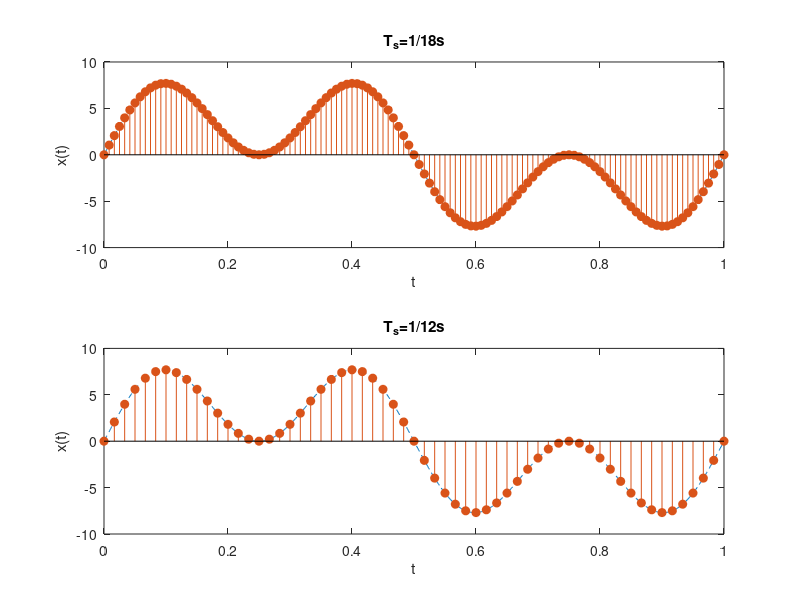
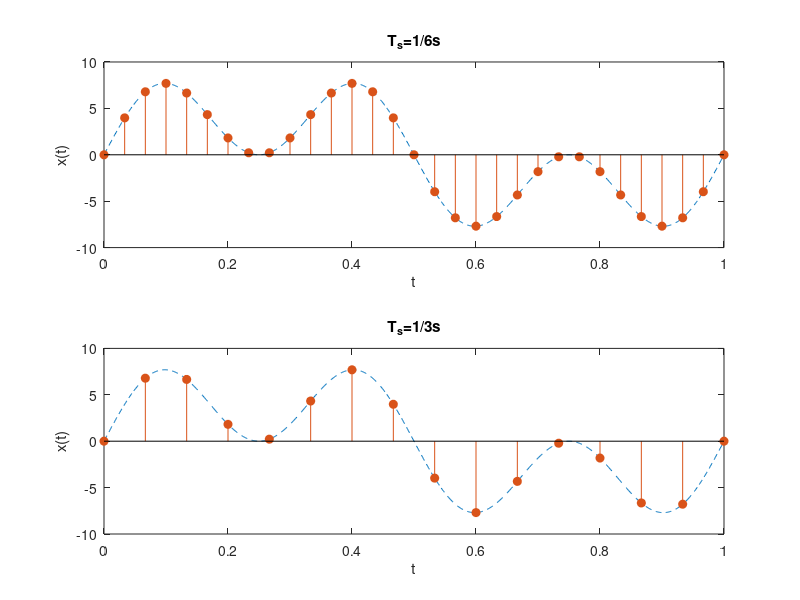
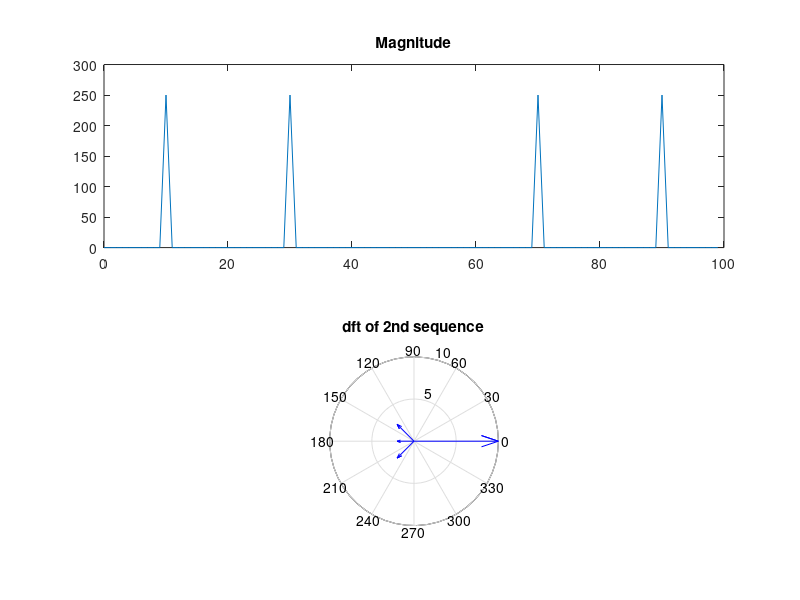
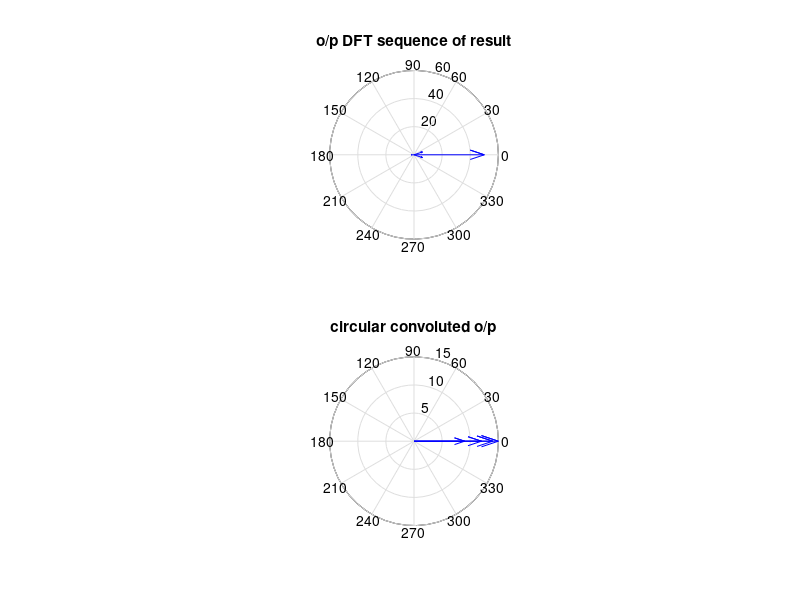

Write MATLAB code to recreate these figures, in order. (Note: this script raises an error after producing the figures.)
clc;
close all;
% input('Enter x(n):\n');
x=[1 2 2 0]
% input('Enter h(n):\n');
h=[1 2 3 4]
m=length(x);%length of sequence x(n)
n=length(h);%length of sequence h(n)
N=max(m,n);%length of output sequence y(n)
%For equating both sequence length
x=[x,zeros(1,N-m)];
h=[h,zeros(1,N-n)];
n=0:N-1
X=fft(x);%DFT of sequence x(n)
H=fft(h);%DFT of sequence h(n)
%performing element-wise multiplication
Y=X.*H;%DFT of output sequence y(n)
y=ifft(Y);%IDFT of Y(k)
subplot(311)
disp('First Sequence x(n) is:')
disp(x)
stem(n,x)
xlabel('n')
ylabel('x(n)')
title('First Sequence')
grid on;
subplot(312)
disp('Second Sequence h(n) is:')
disp(h)
stem(n,h)
xlabel('n')
ylabel('h(n)')
title('Second Sequence')
grid on;
subplot(313)
disp('Convoluted Sequence Y(n) is:')
disp(y)
stem(n,y)
xlabel('n')
ylabel('Y(n)')
title('Circular Convoluted Sequence')
grid on;
%2
clc
clear all
close all
x=[1 2 2 0];
y=[1 2 3 4];
c=cconv(x,y,4)



%Method 2: Circular convolution using DFT and IDFT:
clc
close all;
clear all;
% x=input('enter the value of first input sequence');
x=[1 2 2 0];
disp('1st i/p sequence is');
disp(x);
% h=input('enter the values of 2nd dft sequence');
h=[1 2 3 4];
disp('2nd i/p sequence is');
disp(h);
lx=length(x);
lh=length(h);
N=max(lx,lh);
xx=[x zeros(N-lx)];
HH=[h zeros(N-lh)];
W=zeros(N,N);
for n=0:N-1
for k=0:N-1
W(n+1,k+1)=exp(-i*2*pi*n*k/N);
end;
end;
X=W*xx.';
H=W*HH.';
disp('DFT of 1st sequence is');
disp(X.');
disp('DFT of 2nd sequence is');
disp(H.');
figure
subplot(2,1,1);
stem(x);
title('1st i/p sequence');
subplot(2,1,2);
compass(X);
title('dft of 1st sequence');
figure
subplot(2,1,1);
stem(h);
title('2nd i/p sequence');
subplot(2,1,2);
compass(H);
title('dft of 2nd sequence');
YY=X.*H;
w=zeros(N,N);
for n=0:N-1
for k=0:N-1
w(n+1,k+1)=exp(i*2*pi*n*k/N);
end;
end;
B=w*YY;
Y=B/N;
disp('Dft of o/p sequence is');
disp(YY.');
disp('IDFT of o/p sequence is');
disp(Y.');
figure
subplot(2,1,1)
compass(YY);
title('o/p DFT sequence of result');
subplot(2,1,2);
compass(Y);
title('circular convoluted o/p');

%3
clc
clear all;
close all;
t = 0:1e-3:1000e-3;
y0 = 5*sin(2*pi*t)+5*sin(6*pi*t);
figure(1),
subplot(2,1,1),plot(t,y0,'--');
xlabel('t');ylabel('x(t)'),hold on
subplot(2,1,2),plot(t,y0,'--');
xlabel('t');ylabel('x(t)'),hold on
figure(2),
subplot(2,1,1),plot(t,y0,'--');
xlabel('t');ylabel('x(t)'),hold on
subplot(2,1,2),plot(t,y0,'--');
xlabel('t');ylabel('x(t)'),hold on
t1 = 0:1/120:1000e-3; % (a) Ts = 1/18s;
y1 = 5*sin(2*pi*t1)+5*sin(6*pi*t1);
figure(1)
subplot(2,1,1),stem(t1,y1,'fill');
title('T_s=1/18s'),hold off
t2 = 0:1/60:1000e-3; % (b) Ts = 1/12s;
y2 = 5*sin(2*pi*t2)+5*sin(6*pi*t2);
figure(1)
subplot(2,1,2),stem(t2,y2,'fill');
title('T_s=1/12s'),hold off
t3 = 0:1/30:1000e-3; % (c) Ts = 1/6s;
y3 = 5*sin(2*pi*t3)+5*sin(6*pi*t3);
figure(2)
subplot(2,1,1),stem(t3,y3,'fill');
title('T_s=1/6s'),hold off
t4 = 0:1/15:1000e-3; % (d) Ts = 1/3s;
y4 = 5*sin(2*pi*t4)+5*sin(6*pi*t4);
figure(2)
subplot(2,1,2),stem(t4,y4,'fill');
title('T_s=1/3s'),hold off

%4
clc
clear all;
close all;
t = 0:1/10:10-1/100;
x = 5*sin(2*pi*t)+5*sin(6*pi*t);
y = fft(x); % Compute DFT of x
m = abs(y); % Magnitude
y(m<1e-6) = 0;
p = unwrap(angle(y)); % Phase
f = (0:length(y)-1)*100/length(y); % Frequency vector
figure(3)
subplot(2,1,1)
plot(f,m)
title('Magnitude')
ax = gca;
ax.XTick = [25 50 75 100];
subplot(2,1,2)
plot(f,p*180/pi)
title('Phase')
ax = gca;
ax.XTick = [25 50 75 100];